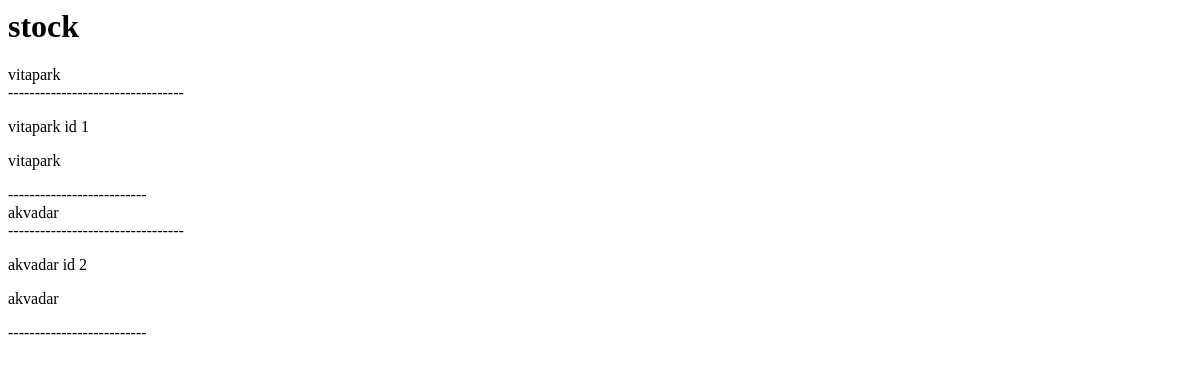
Before: /stock/stockall/ with the older database file.
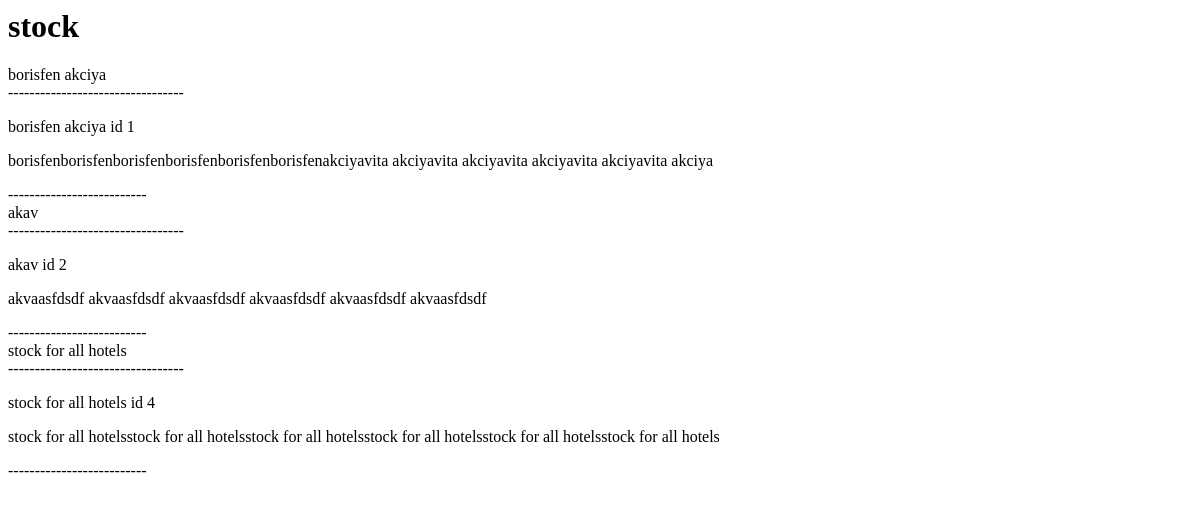
After: the same page with the newer database file.
### main/models.py (models this page shows)
class Stock(models.Model):
    hotels = models.ManyToManyField('Hotel', blank=True)
    name = models.CharField('name', max_length=100)
    description = models.TextField('description', max_length=1000)
    stock_both = models.NullBooleanField(null=True)
    class Meta:
        verbose_name = 'Акция'
        verbose_name_plural = 'Акции'
    def __str__(self):
        return self.name

### main/views.py (the view)
# urls.py: url(r'^stock/', include('main.urls'), name='stock'),
def stock(request):
    stock = Stock.objects.all()
    context = {
        'stock': stock,
    }
    return render(request, 'stock.html', context=context)

### templates/stock.html
<h1>stock</h1>
{% for s in stock %}
    <div>{{ s }}</div>
    ---------------------------------
    <p>{{ s.name }} id {{ s.id }}</p>
    <p>{{ s.description }}</p>
    --------------------------
{% endfor %}

Changed rows visible on the page:
changed Stock id 1: name "vitapark" → "borisfen akciya"; description "vitapark" → "borisfenborisfenborisfenborisfenborisfenborisfenakciyavita akciyavita akciyavita akciyavita akciyavita akciya"
changed Stock id 2: name "akvadar" → "akav"; description "akvadar" → "akvaasfdsdf akvaasfdsdf akvaasfdsdf akvaasfdsdf akvaasfdsdf akvaasfdsdf"
added Stock: name "stock for all hotels", id "4", description "stock for all hotelsstock for all hotelsstock for all hotelsstock for all hotelsstock for all hotelsstock for all hotels"
